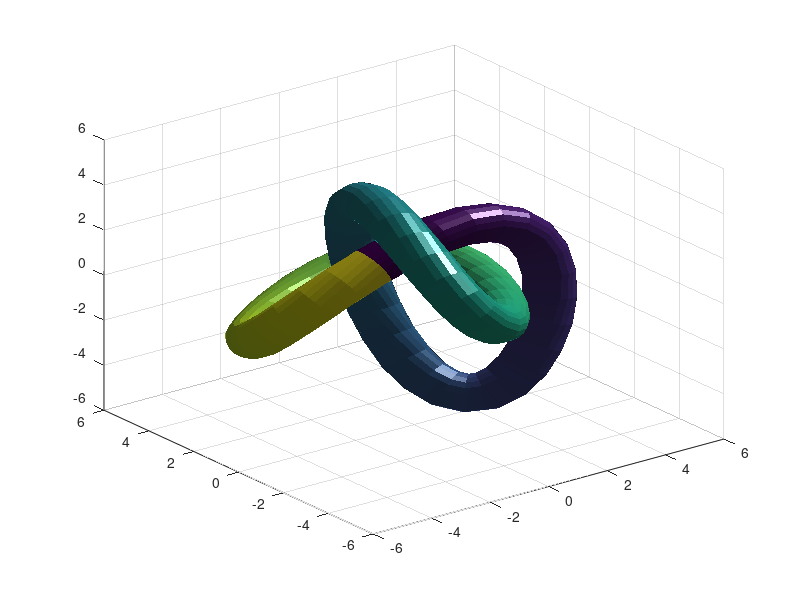

MATLAB code for this plot: (Note: this script raises an error after producing the figure.)
%% Three-Dimensional Knot
% Compute the parametric representation of tube-like surfaces and display
% the tube with SURF.
%
% Original code by Rouben Rostamian, March 1991.  Modified from Titan
% MATLAB to MATLAB V4.0 by Cleve Moler, September 1991.

% Copyright 1984-2004 The MathWorks, Inc. 
% $Revision: 5.14.4.2 $  $Date: 2004/03/02 21:46:53 $

%% Set the parameters

% Number of grid points in each (circular) section of the tube.
m = 20;
% Number of sections along the tube.
n = 60;
% Radius of the tube.
R = 0.75;
% Symmetry index.  Try q=floor(n/3) (symmetric) or q=floor(n/4)
q = floor(n/3);

% Do not change this!
t = (0:n)/n;


%% Specify the generating function

% The generating function f0 must be 1-periodic.
% f1 and f2 are the first and second derivatives of f0.
a = 2; b = 3; c = 1.5;
q1=2; q2=4;
f0 = sin(q1*pi*t) + a*sin(q2*pi*t) - ...
    b*cos(4*pi*t)/2 + c*sin(6*pi*t);
f1 = (q1*pi)*cos(q1*pi*t) + a*(q2*pi)*cos(q2*pi*t) + ...
    b*(4*pi)*sin(4*pi*t)/2 + c*(6*pi)*cos(6*pi*t);
f2 = -(q1*pi)^2*sin(q1*pi*t) - a*(q2*pi)^2*sin(q2*pi*t) + ...
    b*(4*pi)^2*cos(4*pi*t)/2 - c*(6*pi)^2*sin(6*pi*t);


%% Generate the surface

% Extend f periodically to 2 period-intervals:
f0 = [ f0(1:n) f0(1:n) ];
f1 = [ f1(1:n) f1(1:n) ];
f2 = [ f2(1:n) f2(1:n) ];

% [x10;x20;x30] is the parametric representation of
% the center-line of the tube:
x10 = f0(1:n+1);
x20 = f0(q+1:q+n+1);
x30 = f0(2*q+1:2*q+n+1);

% [x11;x21;x31] is velocity (same as tangent) vector:
x11 = f1(1:n+1);
x21 = f1(q+1:q+n+1);
x31 = f1(2*q+1:2*q+n+1);

% [x12;x22;x32] is acceleration vector:
x12 = f2(1:n+1);
x22 = f2(q+1:q+n+1);
x32 = f2(2*q+1:2*q+n+1);

speed = sqrt(x11.^2 + x21.^2 + x31.^2);

% This is the dot-product of the velocity and acceleration vectors:
velacc = x11.*x12 + x21.*x22 + x31.*x32;

% Here is the normal vector:
nrml1 = speed.^2 .* x12 - velacc.*x11;
nrml2 = speed.^2 .* x22 - velacc.*x21;
nrml3 = speed.^2 .* x32 - velacc.*x31;
normallength = sqrt(nrml1.^2 + nrml2.^2 + nrml3.^2);

% And here is the normalized normal vector:
unitnormal1 = nrml1 ./ normallength;
unitnormal2 = nrml2 ./ normallength;
unitnormal3 = nrml3 ./ normallength;

% And the binormal vector ( B = T x N )
binormal1 = (x21.*unitnormal3 - x31.*unitnormal2) ./ speed;
binormal2 = (x31.*unitnormal1 - x11.*unitnormal3) ./ speed;
binormal3 = (x11.*unitnormal2 - x21.*unitnormal1) ./ speed;

% s is the coordinate along the circular cross-sections of the tube:
s = (0:m)';
s = (2*pi/m)*s;

% Each of x1, x2, x3 is an (m+1)x(n+1) matrix.
% Rows represent coordinates along the tube.  Columns represent coordinates
% in each (circular) cross-section of the tube.

xa1 = ones(m+1,1)*x10;
xb1 = (cos(s)*unitnormal1 + sin(s)*binormal1);
xa2 = ones(m+1,1)*x20;
xb2 = (cos(s)*unitnormal2 + sin(s)*binormal2);
xa3 = ones(m+1,1)*x30;
xb3 = (cos(s)*unitnormal3 + sin(s)*binormal3);
color = ones(m+1,1)*((0:n)*2/n-1);

x1 = xa1 + R*xb1;
x2 = xa2 + R*xb2;
x3 = xa3 + R*xb3;


%% Plot the surface

surf(x1,x2,x3,color);
shading interp;
light
lighting phong
view(2)
axis equal off
